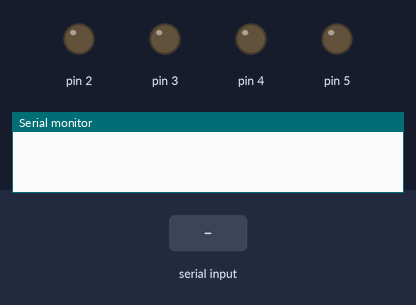
Bench run of a sketch on a simulated Arduino Uno, built with avr-gcc and run on an emulated ATmega328P. On the bench: output pins drawn as LEDs (lit = HIGH), the last lines printed to the serial monitor. Inputs (shaded band) come from the test bench.

Above: at 1.2 s.
1.3 s: "1\n" received over Serial
At 2.1 s:
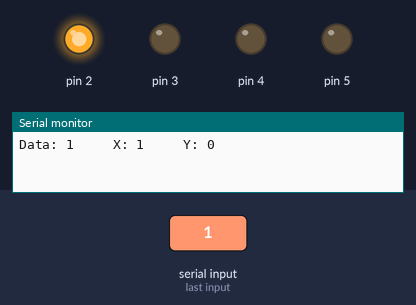
3.8 s: "2\n" received over Serial
At 4.1 s:
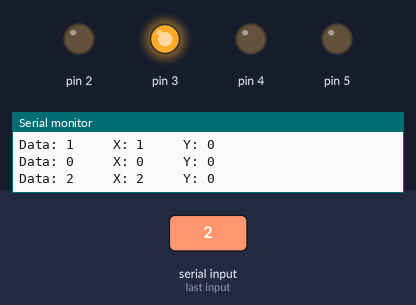
6.3 s: "3\n" received over Serial
At 7.1 s:
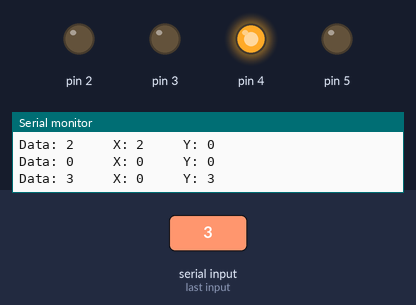
8.8 s: "4\n" received over Serial
At 9.1 s:
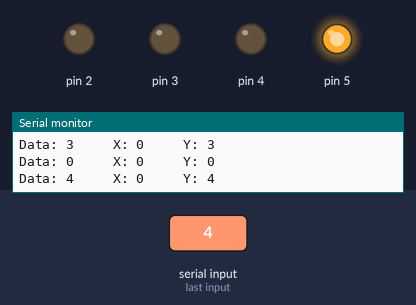
11.3 s: "13\n" received over Serial
At 12.1 s:
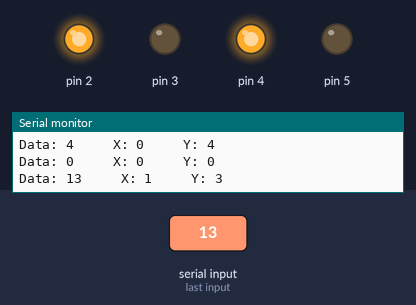
Timing chart, 0 to 14.3 s (numbered marks = the images above; inputs shaded):
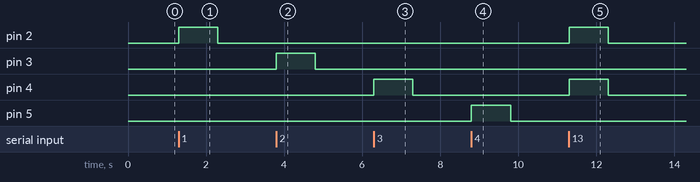

Measured:
- after the input at 1.3 s, pin 2: LOW → HIGH at once, → LOW 1.0 s later
- after the input at 3.8 s, pin 3: LOW → HIGH at once, → LOW 1.0 s later
- after the input at 6.3 s, pin 4: LOW → HIGH at once, → LOW 1.0 s later
- after the input at 8.8 s, pin 5: LOW → HIGH at once, → LOW 1.0 s later
- after the input at 11.3 s, pin 2, pin 4: LOW → HIGH at once, → LOW 1.0 s later

The sketch:

Arduino_Bluetooth_Joystick.ino
```cpp
int data;
int x,y;
void setup() {
  // put your setup code here, to run once:
Serial.begin(9600);
pinMode(2,OUTPUT);
pinMode(3,OUTPUT);
pinMode(4,OUTPUT);
pinMode(5,OUTPUT);
}

void loop() {
  // put your main code here, to run repeatedly:
if(Serial.available()>0){
  data = Serial.parseInt();
  switch(data){
    case 1:
    case 2:
    x = data;
    y = 0;
    break;

    case 3:
    case 4:
    x = 0;
    y = data;

    break;
    case 13:
    case 14:
    case 23:
    case 24:
    x = (data - (data%10))/10;
    y = data%10;
    break;

    case 31:
    case 32:
    case 41:
    case 42:
    y = (data - (data%10))/10;
    x = data%10;
    break;

    case 0:
    x = 0;
    y = 0;
    break;
  }
  if((x == 1) || (x == 2))
  digitalWrite(x+1,HIGH);
  else{
  digitalWrite(2,LOW);
  digitalWrite(3,LOW);
  }

  if((y == 3) || (y == 4))
  digitalWrite(y+1,HIGH);
  else{
  digitalWrite(4,LOW);
  digitalWrite(5,LOW);
  }

  Serial.print("Data: ");
  Serial.print(data);
  Serial.print("     X: ");
  Serial.print(x);
  Serial.print("     Y: ");
  Serial.print(y);
  Serial.println();
}
}
```
